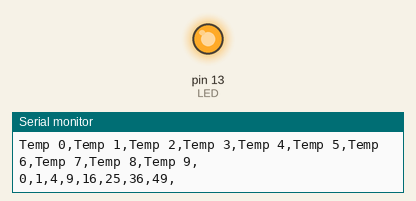
Simulated run of this sketch. Board: Arduino Uno, built with avr-gcc and run on an emulated ATmega328P. Parts: output pins drawn as LEDs (lit = HIGH), the last lines printed to the serial monitor.

Above: at 10.2 s.
At 15.5 s:
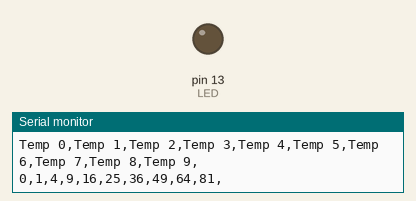
Timing chart, 0 to 23.7 s (numbered marks = the images above):
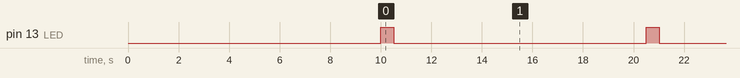

Measured:
- by itself, pin 13 (LED): alternates HIGH for 0.50 s and LOW for 10.0 s

The sketch:

Serial_Generator.ino
```cpp
/**
 * Generate serial output
 *
 * Author: Caleb Jacobs
 * Date last modified: 21/04/2021
 */

#define LED 13
#define WAIT_TIME 10000

void setup() {
    Serial.begin(9600);
    while(!Serial);

    pinMode(LED, OUTPUT);

    delay(10000);
    for (int i = 0; i < 10; i++) {
        Serial.print("Temp ");
        Serial.print(i);
        Serial.print(",");
    }
    Serial.print("\n");
}

void loop() {
    digitalWrite(LED, HIGH);
    for (int i = 0; i < 10; i++) {
        Serial.print(i*i);
        Serial.print(",");
        delay(50);
    }
    Serial.print("\n");
    digitalWrite(LED, LOW);

    delay(WAIT_TIME);
}
```
